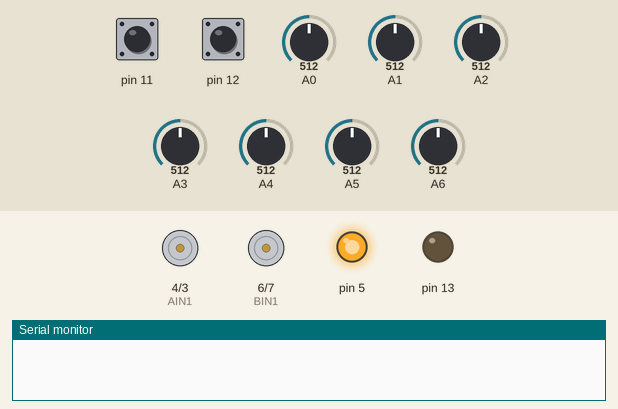
The sketch below on a simulated Arduino Uno, built with avr-gcc and run on an emulated ATmega328P. On the bench: motor-driver pin pairs drawn as motors (green arrow = first pin HIGH = forward, orange = second pin HIGH = backward, longer = more drive, scaled by the enable pin), output pins drawn as LEDs (lit = HIGH), the last lines printed to the serial monitor. The test bench sets the inputs (shaded band); at power-on: pin 11 HIGH, pin 12 HIGH, A0 = 512, A1 = 512, A2 = 512, A3 = 512, A4 = 512, A5 = 512, A6 = 512.

Above: at 1.2 s.
1.3 s: pin 11 pulled LOW for 0.15 s
At 2.8 s:
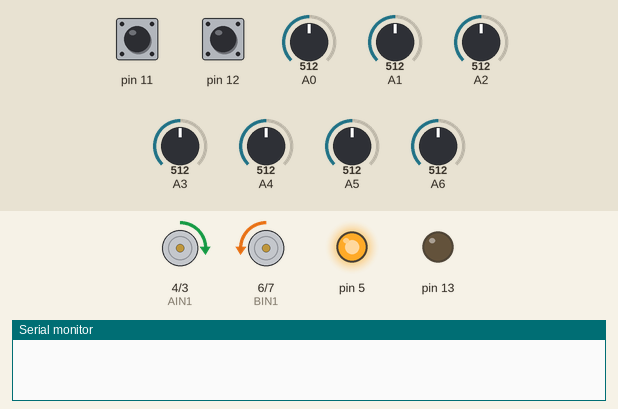
4.4 s: pin 12 pulled LOW for 0.15 s
At 6.4 s:
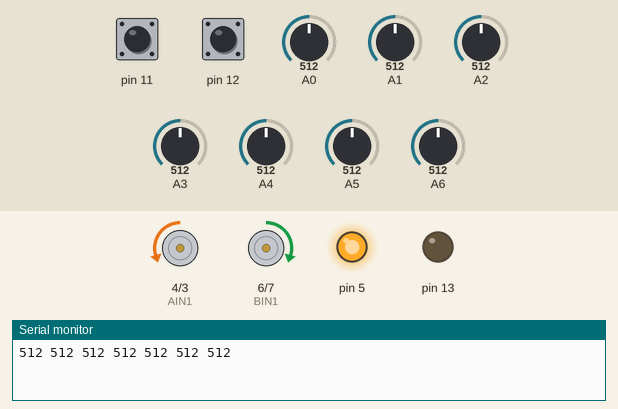
Timing chart, 0 to 7.9 s (numbered marks = the images above; inputs shaded):
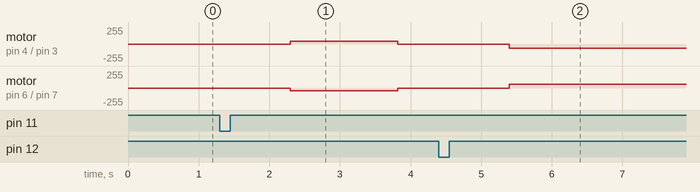

The sketch:

line_tracer.ino
```cpp
#ifndef cbi
#define cbi(sfr, bit) (_SFR_BYTE(sfr) &= ~_BV(bit))
#endif
#ifndef sbi
#define sbi(sfr, bit) (_SFR_BYTE(sfr) |= _BV(bit))
#endif

#define AIN1 4
#define BIN1 6
#define AIN2 3
#define BIN2 7
#define PWMA 9
#define PWMB 10

bool isBlackLine = 1;
unsigned int lineThickness = 15;
unsigned int numSensors = 5;

int P, D, I, previousError, PIDvalue;
double error;
int lsp, rsp;

int lfSpeed = 55;
int currentSpeed = 55;

// 급커브에서 안쪽 바퀴가 뒤로 돌 수 있는 한계(음수). 못 꺾으면 더 내림(-100), 과하면 0~-40
int minTurnSpeed = -80;

// 라인 놓쳤을 때 제자리 회전 속도 (전진 성분 없음 → 왔던 길로 안 돌아감)
int searchSpeed = 60;

int sensorWeight[7] = { 4, 2, 1, 0, -1, -2, -4 };
int activeSensors;

float Kp = 0.06;
float Kd = 0.15;
float Ki = 0;

// 출력 평활화: 직선 떨림은 줄이지만 너무 크면 코너 반응이 느려짐. 코너 못 돌면 0.2 이하로
float smoothing = 0.25;
int lastPID = 0;

// ★ 마지막으로 본 라인 방향 기억: +1=왼쪽, -1=오른쪽
int lastDir = 1;

int onLine = 1;
int minValues[7], maxValues[7], threshold[7], sensorValue[7], sensorArray[7];

void setup() {
  sbi(ADCSRA, ADPS2);
  cbi(ADCSRA, ADPS1);
  cbi(ADCSRA, ADPS0);

  Serial.begin(9600);

  pinMode(AIN1, OUTPUT);
  pinMode(AIN2, OUTPUT);
  pinMode(BIN1, OUTPUT);
  pinMode(BIN2, OUTPUT);
  pinMode(PWMA, OUTPUT);
  pinMode(PWMB, OUTPUT);
  pinMode(11, INPUT_PULLUP);
  pinMode(12, INPUT_PULLUP);
  pinMode(13, OUTPUT);

  pinMode(5, OUTPUT);
  digitalWrite(5, HIGH);

  lineThickness = constrain(lineThickness, 10, 35);

  if (numSensors == 5) {
    sensorWeight[1] = 4;
    sensorWeight[5] = -4;
  }
}

void loop() {
  while (digitalRead(11)) {}
  delay(1000);
  calibrate();

  while (digitalRead(12)) {}
  delay(1000);

  while (1) {
    readLine();

    currentSpeed = lfSpeed;

    if (onLine == 1) {
      linefollow();
      digitalWrite(13, HIGH);
    } else {
      // ★ 라인 이탈 → 마지막 방향으로 "제자리" 회전 (전진 X → 왔던 길로 복귀 방지)
      digitalWrite(13, LOW);
      if (lastDir > 0) {
        motor1run(-searchSpeed);   // 왼쪽으로 제자리 회전
        motor2run(searchSpeed);
      } else {
        motor1run(searchSpeed);    // 오른쪽으로 제자리 회전
        motor2run(-searchSpeed);
      }
    }
  }
}

void linefollow() {
  error = 0;
  activeSensors = 0;

  if (numSensors == 7) {
    for (int i = 0; i < 7; i++) {
      error += sensorWeight[i] * sensorArray[i] * sensorValue[i];
      activeSensors += sensorArray[i];
    }
    if (activeSensors != 0) error = error / activeSensors;
  }

  if (numSensors == 5) {
    for (int i = 1; i < 6; i++) {
      error += sensorWeight[i] * sensorArray[i] * sensorValue[i];
      activeSensors += sensorArray[i];
    }
    if (activeSensors != 0) error = error / activeSensors;
  }

  // ★ 라인이 한쪽으로 충분히 치우치면 그 방향을 기억 (이탈 복구 방향용)
  if (error > 300) lastDir = 1;        // 라인 왼쪽
  else if (error < -300) lastDir = -1; // 라인 오른쪽

  P = error;
  I = I + error;
  D = error - previousError;

  PIDvalue = (Kp * P) + (Ki * I) + (Kd * D);
  previousError = error;

  // 출력 평활화
  PIDvalue = (int)(smoothing * lastPID + (1.0 - smoothing) * PIDvalue);
  lastPID = PIDvalue;

  lsp = currentSpeed - PIDvalue;
  rsp = currentSpeed + PIDvalue;

  // ★ 안쪽 바퀴 역회전 허용 → 급커브에서 급선회
  lsp = constrain(lsp, minTurnSpeed, 255);
  rsp = constrain(rsp, minTurnSpeed, 255);

  motor1run(lsp);
  motor2run(rsp);
}

void calibrate() {
  for (int i = 0; i < 7; i++) {
    minValues[i] = analogRead(i);
    maxValues[i] = analogRead(i);
  }

  for (int i = 0; i < 10000; i++) {
    motor1run(40);
    motor2run(-40);

    for (int i = 0; i < 7; i++) {
      int sensorReading = analogRead(i);

      if (sensorReading < minValues[i]) {
        minValues[i] = sensorReading;
      }
      if (sensorReading > maxValues[i]) {
        maxValues[i] = sensorReading;
      }
    }
  }

  for (int i = 0; i < 7; i++) {
    threshold[i] = (minValues[i] + maxValues[i]) / 2;
    Serial.print(threshold[i]);
    Serial.print(" ");
  }
  Serial.println();

  motor1run(0);
  motor2run(0);
}

void readLine() {
  onLine = 0;

  if (numSensors == 7) {
    for (int i = 0; i < 7; i++) {
      if (isBlackLine) {
        sensorValue[i] = map(analogRead(i), minValues[i], maxValues[i], 0, 1000);
      } else {
        sensorValue[i] = map(analogRead(i), minValues[i], maxValues[i], 1000, 0);
      }

      sensorValue[i] = constrain(sensorValue[i], 0, 1000);
      sensorArray[i] = sensorValue[i] > 500;

      if (sensorArray[i]) onLine = 1;
    }
  }

  if (numSensors == 5) {
    for (int i = 1; i < 6; i++) {
      if (isBlackLine) {
        sensorValue[i] = map(analogRead(i), minValues[i], maxValues[i], 0, 1000);
      } else {
        sensorValue[i] = map(analogRead(i), minValues[i], maxValues[i], 1000, 0);
      }

      sensorValue[i] = constrain(sensorValue[i], 0, 1000);
      sensorArray[i] = sensorValue[i] > 500;

      if (sensorArray[i]) onLine = 1;
    }
  }
}

void motor1run(int motorSpeed) {
  motorSpeed = constrain(motorSpeed, -255, 255);

  if (motorSpeed > 0) {
    digitalWrite(AIN1, 1);
    digitalWrite(AIN2, 0);
    analogWrite(PWMA, motorSpeed);
  } else if (motorSpeed < 0) {
    digitalWrite(AIN1, 0);
    digitalWrite(AIN2, 1);
    analogWrite(PWMA, abs(motorSpeed));
  } else {
    digitalWrite(AIN1, 1);
    digitalWrite(AIN2, 1);
    analogWrite(PWMA, 0);
  }
}

void motor2run(int motorSpeed) {
  motorSpeed = constrain(motorSpeed, -255, 255);

  if (motorSpeed > 0) {
    digitalWrite(BIN1, 1);
    digitalWrite(BIN2, 0);
    analogWrite(PWMB, motorSpeed);
  } else if (motorSpeed < 0) {
    digitalWrite(BIN1, 0);
    digitalWrite(BIN2, 1);
    analogWrite(PWMB, abs(motorSpeed));
  } else {
    digitalWrite(BIN1, 1);
    digitalWrite(BIN2, 1);
    analogWrite(PWMB, 0);
  }
}
```

Measured:
- after the input at 1.3 s, motor on pin 4 (AIN1) / pin 3 (AIN2): stopped → forward 40/255 after 1.0 s, → stopped 1.5 s later; motor on pin 6 (BIN1) / pin 7 (BIN2): stopped → backward 40/255 after 1.0 s, → stopped 1.5 s later
- after the input at 4.4 s, motor on pin 4 (AIN1) / pin 3 (AIN2): stopped → backward 60/255 after 1.0 s; motor on pin 6 (BIN1) / pin 7 (BIN2): stopped → forward 60/255 after 1.0 s
